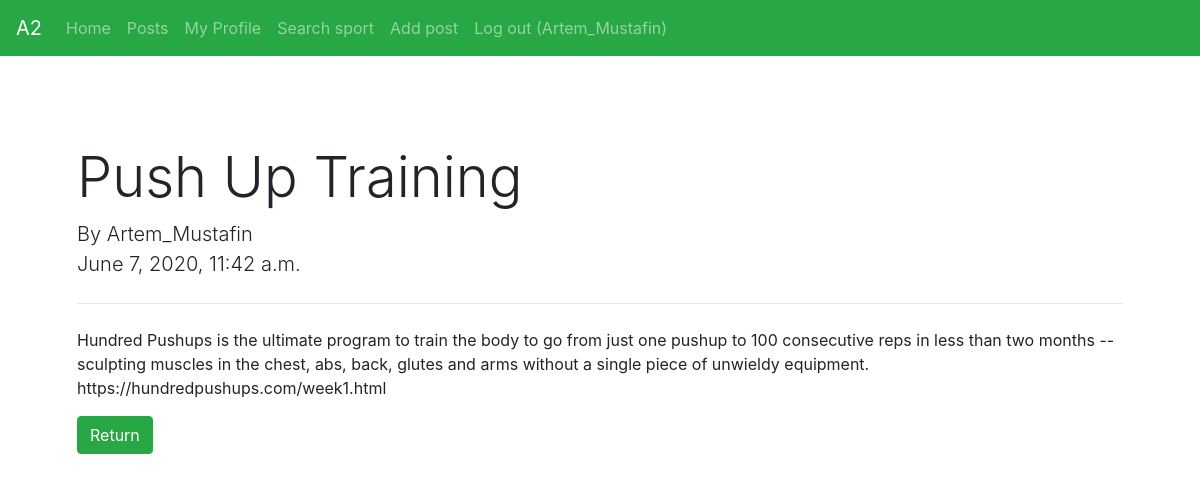
The app's page /post/1 (signed in) with its own data.
### web/models.py (models this page shows)
class Post(models.Model):
    user = models.ForeignKey(User, on_delete=models.PROTECT)
    name = models.CharField(max_length=50)
    text = models.CharField(max_length=280)
    date_time = models.DateTimeField(auto_now=True)

### web/views.py (the view)
# urls.py: path('post/<int:post_id>', views.show_post, name='show_post')
@login_required
def show_post(request, post_id):
    context = {'id': id}
    lst = Post.objects.filter(id=post_id)
    if not len(lst):
        return redirect('/')
    pst = lst.first()
    context['post'] = pst
    return render(request, 'web/show_post.html', context)

### templates/web/show_post.html
{% extends "../partials/base.html" %}
{% block content %}
{% load bootstrap4 %}
    <div style="background:transparent !important" class="jumbotron" >
      <h1 class="display-4"> {{post.name}} </h1>
      <p class="lead">
          By {{post.user.username}}<br>
          {{post.date_time}}
      </p>
      <hr class="my-4">
      <p>{{post.text}}</p>
        <a href="../posts/" class="btn btn-success">Return</a>
    </div>
{% endblock %}

### templates/partials/menu.html (shortened to what this page needs)
<div class="menu pb-4">
    <nav class="navbar navbar-expand-lg navbar-dark bg-success">
        <a class="navbar-brand" href="{% url 'web:index' %}">А2</a>
        <div class="collapse navbar-collapse" id="navbarColor02">
            <ul class="navbar-nav mr-auto">
                <li class="nav-item">
                    <a class="nav-link" href="{% url 'web:index' %}">Home </a>
                </li>
                {% if user.is_authenticated %}
                    <li class="nav-item">
                        <a class="nav-link" href="{% url 'web:show_all_posts' %}">Posts</a>
                    </li>
                    <li class="nav-item">
                        <a class="nav-link" href="{% url 'web:user_profile' %}">My Profile</a>
                    </li>
                    <li class="nav-item">
                        <a class="nav-link" href="{% url 'web:search_sport' %}">Search sport</a>
                    </li>
                    <li class="nav-item">
                        <a class="nav-link" href="{% url 'web:add_post' %}">Add post</a>
                    </li>
                    <li class="nav-item">
                        <a class="nav-link" href="{% url 'web:signout' %}">Log out ({{ request.user.username }})</a>
                    </li>
                {% endif %}
            </ul>
        </div>
    </nav>
</div>

### records on screen
Post: name "Push Up Training", user.username "Artem_Mustafin", date_time "June 7, 2020, 11:42 a.m.", text "Hundred Pushups is the ultimate program to train the body to go from just one pushup to 100 consecutive reps in less than two months -- sculpting muscles in the chest, abs, back, glutes and arms without a single piece of unwieldy equipment. https://hundredpushups.com/week1.html"

### other values on screen
{{ request.user.username }} "Artem_Mustafin"
